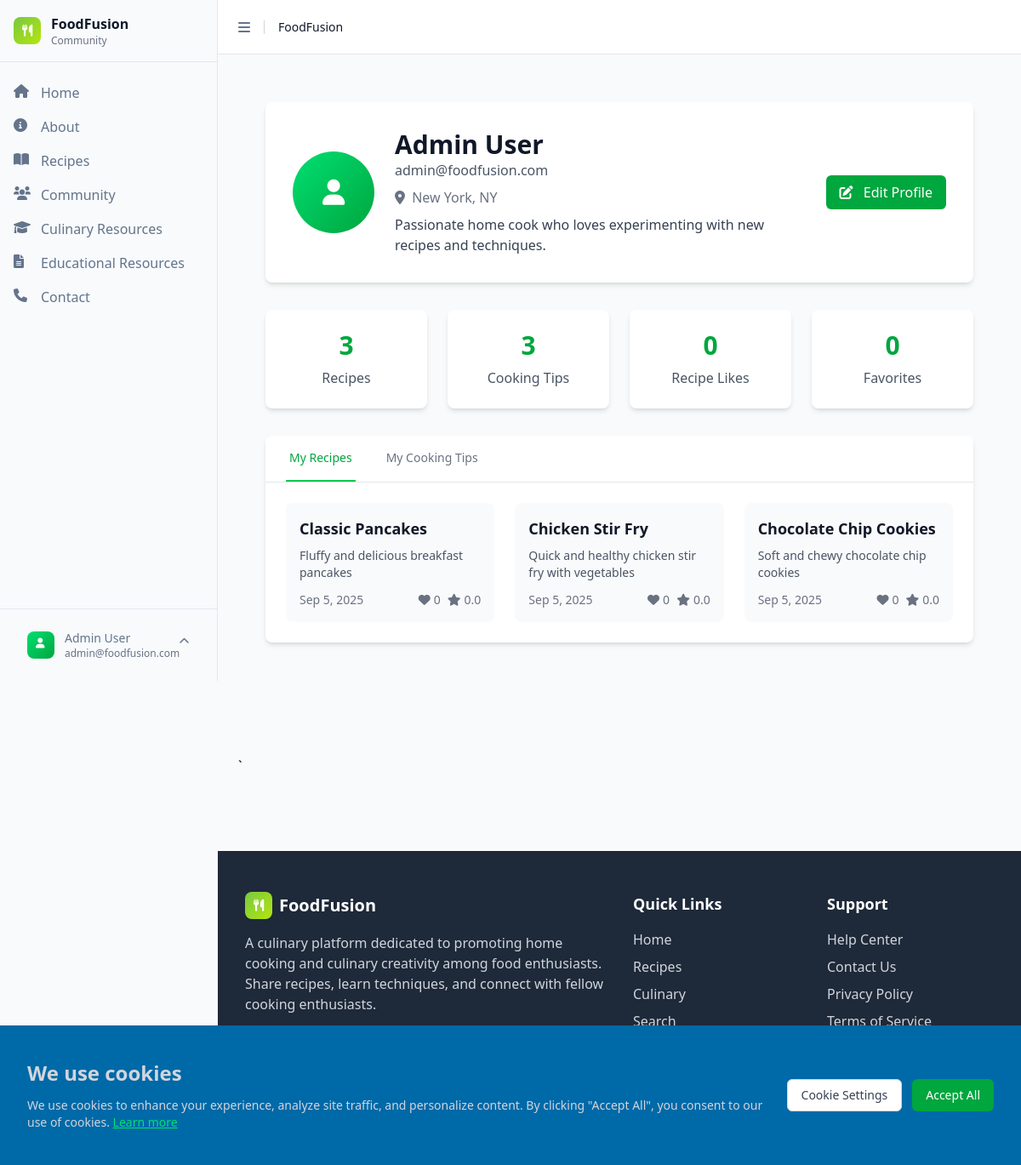
Screenshot of /index.php?page=profile (signed in) with the database file from the repository.
### tables this page shows
CREATE TABLE IF NOT EXISTS users (
    id INT AUTO_INCREMENT PRIMARY KEY,
    firstName VARCHAR(50) NOT NULL,
    lastName VARCHAR(50) NOT NULL,
    email VARCHAR(100) NOT NULL UNIQUE,
    password VARCHAR(255) NOT NULL,
    bio TEXT,
    location VARCHAR(100),
    website VARCHAR(255),
    profile_image VARCHAR(500),
    failed_login_attempts INT DEFAULT 0,
    last_failed_login TIMESTAMP NULL,
    account_locked_until TIMESTAMP NULL,
    created_at TIMESTAMP DEFAULT CURRENT_TIMESTAMP,
    updated_at TIMESTAMP DEFAULT CURRENT_TIMESTAMP ON UPDATE CURRENT_TIMESTAMP,
    INDEX idx_email (email),
    INDEX idx_name (firstName, lastName),
    INDEX idx_users_lockout (email, account_locked_until)
);

CREATE TABLE recipes (
    id INT AUTO_INCREMENT PRIMARY KEY,
    title VARCHAR(255) NOT NULL,
    description TEXT,
    instructions TEXT NOT NULL,
    cooking_time INT,
    difficulty ENUM('Easy', 'Medium', 'Hard') DEFAULT 'Medium',
    user_id INT NOT NULL,
    image_url VARCHAR(500),
    video_url VARCHAR(500),
    servings INT,
    cuisine_type_id INT,
    created_at TIMESTAMP DEFAULT CURRENT_TIMESTAMP,
    updated_at TIMESTAMP DEFAULT CURRENT_TIMESTAMP ON UPDATE CURRENT_TIMESTAMP,
    FOREIGN KEY (user_id) REFERENCES users(id) ON DELETE CASCADE,
    FOREIGN KEY (cuisine_type_id) REFERENCES cuisine_types(id) ON DELETE SET NULL
);

### includes/functions.php (called while the page is built, shortened)
<?php
require_once __DIR__ . '/../config/database.php';
function getUserById($id) {
    global $db;
    $stmt = $db->prepare("SELECT * FROM users WHERE id = ?");
    $stmt->execute([$id]);
    return $stmt->fetch();
}
function getAllRecipes($filters = []) {
    global $db;
    $whereClause = "WHERE 1=1";
    $params = [];
    if (!empty($filters['user_id'])) {
        $whereClause .= " AND r.user_id = ?";
        $params[] = $filters['user_id'];
    }
    $query = "SELECT r.*, u.firstName, u.lastName,
              GROUP_CONCAT(DISTINCT c.name) as categories,
              ct.name as cuisine_type,
              COALESCE(rr.avg_rating, 0) as average_rating,
              COALESCE(rr.total_ratings, 0) as total_ratings,
              COALESCE(rl.total_likes, 0) as total_likes
              FROM recipes r
              LEFT JOIN users u ON r.user_id = u.id
              LEFT JOIN recipe_dietary_preferences rc ON r.id = rc.recipe_id
              LEFT JOIN dietary_preferences c ON rc.category_id = c.id
              LEFT JOIN cuisine_types ct ON r.cuisine_type_id = ct.id
              LEFT JOIN (
                  SELECT recipe_id,
                         AVG(CAST(rating AS DECIMAL(3,2))) as avg_rating,
                         COUNT(*) as total_ratings
                  FROM recipe_reviews
                  GROUP BY recipe_id
              ) rr ON r.id = rr.recipe_id
              LEFT JOIN (
                  SELECT recipe_id, COUNT(*) as total_likes
                  FROM recipe_likes
                  GROUP BY recipe_id
              ) rl ON r.id = rl.recipe_id
              $whereClause
              GROUP BY r.id
              ORDER BY r.created_at DESC";
    $stmt = $db->prepare($query);
    $stmt->execute($params);
    $recipes = $stmt->fetchAll();
    foreach ($recipes as &$recipe) {
        if ($recipe['categories']) {
            $recipe['categories'] = explode(',', $recipe['categories']);
        } else {
            $recipe['categories'] = [];
        }
        $recipe['average_rating'] = (float) $recipe['average_rating'];
        $recipe['total_ratings'] = (int) $recipe['total_ratings'];
    }
    return $recipes;
}
function formatDate($date) {
    return date('M j, Y', strtotime($date));
}
?>

### pages/profile.php (the view, shortened to what this page needs)
<?php
include 'includes/header.php';
require_once __DIR__ . '/../includes/functions.php';
$userRecipes = getAllRecipes(['user_id' => $user['id']]);
$userTips = [];
try {
    global $db;
    $stmt = $db->prepare("SELECT * FROM cooking_tips WHERE user_id = ? ORDER BY created_at DESC");
    $stmt->execute([$user['id']]);
    $userTips = $stmt->fetchAll();
} catch (Exception $e) {
}
?>
<div class="min-h-screen bg-gray-50">
    <div class="max-w-7xl mx-auto px-4 sm:px-6 lg:px-8 py-8">
        <div class="bg-white rounded-lg shadow-md p-8 mb-8">
            <div class="flex flex-col md:flex-row items-start md:items-center space-y-4 md:space-y-0 md:space-x-6">
                <div class="flex-shrink-0">
                    <?php if ($user['profile_image']): ?>
                        <img src="uploads/<?php echo $user['profile_image']; ?>"
                             alt="Profile" class="w-24 h-24 rounded-full object-cover">
                    <?php else: ?>
                        <div class="w-24 h-24 rounded-full bg-gradient-to-br from-green-400 to-green-600 flex items-center justify-center">
                            <i class="fas fa-user text-white text-3xl"></i>
                        </div>
                    <?php endif; ?>
                </div>
                <div class="flex-1">
                    <h1 class="text-3xl font-bold text-gray-900">
                        <?php echo htmlspecialchars($user['firstName'] . ' ' . $user['lastName']); ?>
                    </h1>
                    <p class="text-gray-600 mb-2"><?php echo htmlspecialchars($user['email']); ?></p>
                    <?php if ($user['location']): ?>
                    <p class="text-gray-500 mb-2">
                        <i class="fas fa-map-marker-alt mr-1"></i>
                        <?php echo htmlspecialchars($user['location']); ?>
                    </p>
                    <?php endif; ?>
                    <?php if ($user['bio']): ?>
                    <p class="text-gray-700"><?php echo nl2br(htmlspecialchars($user['bio'])); ?></p>
                    <?php endif; ?>
                </div>
                <div class="flex space-x-4">
                    <a href="index.php?page=edit-profile"
                       class="bg-green-600 hover:bg-green-700 text-white px-4 py-2 rounded-md font-medium">
                        <i class="fas fa-edit mr-2"></i>
                        Edit Profile
                    </a>
                </div>
            </div>
        </div>
        <div class="grid grid-cols-1 md:grid-cols-4 gap-6 mb-8">
            <div class="bg-white rounded-lg shadow-md p-6 text-center">
                <div class="text-3xl font-bold text-green-600 mb-2"><?php echo count($userRecipes); ?></div>
                <div class="text-gray-600">Recipes</div>
            </div>
            <div class="bg-white rounded-lg shadow-md p-6 text-center">
                <div class="text-3xl font-bold text-green-600 mb-2"><?php echo count($userTips); ?></div>
                <div class="text-gray-600">Cooking Tips</div>
            </div>
            <div class="bg-white rounded-lg shadow-md p-6 text-center">
                <div class="text-3xl font-bold text-green-600 mb-2">
                    <?php
                    try {
                        global $db;
                        $stmt = $db->prepare("SELECT COUNT(*) as count FROM recipe_likes rl JOIN recipes r ON rl.recipe_id = r.id WHERE r.user_id = ?");
                        $stmt->execute([$user['id']]);
                        $result = $stmt->fetch();
                        echo $result['count'];
                    } catch (Exception $e) {
                        echo '0';
                    }
                    ?>
                </div>
                <div class="text-gray-600">Recipe Likes</div>
            </div>
            <div class="bg-white rounded-lg shadow-md p-6 text-center">
                <div class="text-3xl font-bold text-green-600 mb-2">
                    <?php
                    try {
                        global $db;
                        $stmt = $db->prepare("SELECT COUNT(*) as count FROM user_favorites WHERE user_id = ?");
                        $stmt->execute([$user['id']]);
                        $result = $stmt->fetch();
                        echo $result['count'];
                    } catch (Exception $e) {
                        echo '0';
                    }
                    ?>
                </div>
                <div class="text-gray-600">Favorites</div>
            </div>
        </div>
        <div class="bg-white rounded-lg shadow-md">
            <div class="border-b border-gray-200">
                <nav class="flex space-x-8 px-6">
                    <button onclick="showTab('recipes')" id="recipes-tab"
                            class="py-4 px-1 border-b-2 border-green-500 text-green-600 font-medium text-sm">
                        My Recipes
                    </button>
                    <button onclick="showTab('tips')" id="tips-tab"
                            class="py-4 px-1 border-b-2 border-transparent text-gray-500 hover:text-gray-700 font-medium text-sm">
                        My Cooking Tips
                    </button>
                </nav>
            </div>
            <div class="p-6">
                <div id="recipes-content" class="tab-content">
                    <?php if (!empty($userRecipes)): ?>
                    <div class="grid grid-cols-1 md:grid-cols-2 lg:grid-cols-3 gap-6">
                        <?php foreach ($userRecipes as $recipe): ?>
                        <div class="bg-gray-50 rounded-lg p-4 hover:shadow-md transition-shadow">
                            <h3 class="text-lg font-semibold text-gray-900 mb-2">
                                <a href="index.php?page=recipe-detail&id=<?php echo $recipe['id']; ?>"
                                   class="hover:text-green-600 transition-colors">
                                    <?php echo htmlspecialchars($recipe['title']); ?>
                                </a>
                            </h3>
                            <p class="text-gray-600 text-sm mb-3">
                                <?php echo htmlspecialchars(substr($recipe['description'], 0, 100)) . (strlen($recipe['description']) > 100 ? '...' : ''); ?>
                            </p>
                            <div class="flex items-center justify-between text-sm text-gray-500">
                                <span><?php echo formatDate($recipe['created_at']); ?></span>
                                <div class="flex items-center space-x-2">
                                    <span><i class="fas fa-heart mr-1"></i><?php echo $recipe['total_likes']; ?></span>
                                    <span><i class="fas fa-star mr-1"></i><?php echo number_format($recipe['average_rating'], 1); ?></span>
                                </div>
                            </div>
                        </div>
                        <?php endforeach; ?>
                    </div>
                    <?php endif; ?>
                </div>
            </div>
        </div>
    </div>
</div>
<?php include 'includes/footer.php'; ?>

### includes/header.php (shortened to what this page needs)
<!DOCTYPE html>
<html lang="en">
<head>
    <link href="src/output.css" rel="stylesheet">
    <link href="https://cdnjs.cloudflare.com/ajax/libs/font-awesome/6.0.0/css/all.min.css" rel="stylesheet">
</head>
<body class="bg-gray-50 min-h-screen">
    <aside id="sidebar" class="sidebar">
        <div class="sidebar-content">
            <div class="sidebar-header">
                <div class="flex items-center">
                    <div class="w-8 h-8 gradient-bg rounded-lg flex items-center justify-center mr-3">
                        <i class="fas fa-utensils text-white text-sm"></i>
                    </div>
                    <div class="flex-1">
                        <div class="font-semibold text-gray-900">FoodFusion</div>
                        <div class="text-xs text-gray-500">Community</div>
                    </div>
                </div>
            </div>
            <div class="sidebar-main">
                <div class="sidebar-group">
                    <ul class="sidebar-menu">
                        <li class="sidebar-menu-item">
                            <a href="index.php" class="sidebar-menu-button <?php echo ($page == 'home') ? 'active' : ''; ?>">
                                <i class="fas fa-home"></i>
                                <span>Home</span>
                            </a>
                        </li>
                        <li class="sidebar-menu-item">
                            <a href="index.php?page=about" class="sidebar-menu-button <?php echo ($page == 'about') ? 'active' : ''; ?>">
                                <i class="fas fa-info-circle"></i>
                                <span>About</span>
                            </a>
                        </li>
                        <li class="sidebar-menu-item">
                            <a href="index.php?page=recipes" class="sidebar-menu-button <?php echo ($page == 'recipes') ? 'active' : ''; ?>">
                                <i class="fas fa-book-open"></i>
                                <span>Recipes</span>
                            </a>
                        </li>
                        <li class="sidebar-menu-item">
                            <a href="index.php?page=community" class="sidebar-menu-button <?php echo ($page == 'community') ? 'active' : ''; ?>">
                                <i class="fas fa-users"></i>
                                <span>Community</span>
                            </a>
                        </li>
                        <li class="sidebar-menu-item">
                            <a href="index.php?page=culinary" class="sidebar-menu-button <?php echo ($page == 'culinary') ? 'active' : ''; ?>">
                                <i class="fas fa-graduation-cap"></i>
                                <span>Culinary Resources</span>
                            </a>
                        </li>
                        <li class="sidebar-menu-item">
                            <a href="index.php?page=resources" class="sidebar-menu-button <?php echo ($page == 'resources') ? 'active' : ''; ?>">
                                <i class="fas fa-file-text"></i>
                                <span>Educational Resources</span>
                            </a>
                        </li>
                        <li class="sidebar-menu-item">
                            <a href="index.php?page=contact" class="sidebar-menu-button <?php echo ($page == 'contact') ? 'active' : ''; ?>">
                                <i class="fas fa-phone"></i>
                                <span>Contact</span>
                            </a>
                        </li>
                    </ul>
                </div>
            </div>
            <?php if ($isLoggedIn): ?>
            <div class="sidebar-footer">
                <div class="user-dropdown" id="user-dropdown">
                    <button class="sidebar-menu-button w-full" onclick="toggleUserDropdown()">
                        <?php if ($user['profile_image']): ?>
                            <img src="uploads/<?php echo $user['profile_image']; ?>"
                                 alt="Profile" class="w-8 h-8 rounded-lg mr-3 object-cover">
                        <?php else: ?>
                            <div class="w-8 h-8 rounded-lg mr-3 bg-gradient-to-br from-green-400 to-green-600 flex items-center justify-center">
                                <i class="fas fa-user text-white text-xs ml-5 mt-1"></i>
                            </div>
                        <?php endif; ?>
                        <div class="flex-1 text-left">
                            <div class="font-medium text-sm"><?php echo htmlspecialchars($user['firstName'] . ' ' . $user['lastName']); ?></div>
                            <div class="text-xs text-gray-500"><?php echo htmlspecialchars($user['email']); ?></div>
                        </div>
                        <i class="fas fa-chevron-up text-xs"></i>
                    </button>
                </div>
            </div>
            <?php endif; ?>
        </div>
    </aside>
    <?php include 'includes/cookie-banner.php'; ?>
    <div id="main-content" class="main-content">
        <header class="main-header">
            <div class="flex items-center gap-2">
                <button class="sidebar-trigger" onclick="toggleSidebar()">
                    <i class="fas fa-bars"></i>
                </button>
                <div class="text-sm font-medium text-gray-900">FoodFusion</div>
            </div>
        </header>
        <main class="flex-1 p-6">

### rows the page displays
users: firstName+lastName "Admin User", email "admin@foodfusion.com", location "New York, NY", bio "Passionate home cook who loves experimenting with new recipes and techniques."
recipes: title "Classic Pancakes", description "Fluffy and delicious breakfast pancakes", created_at "Sep 5, 2025", total_likes "0", average_rating "0.0"
recipes: title "Chicken Stir Fry", description "Quick and healthy chicken stir fry with vegetables", created_at "Sep 5, 2025", total_likes "0", average_rating "0.0"
recipes: title "Chocolate Chip Cookies", description "Soft and chewy chocolate chip cookies", created_at "Sep 5, 2025", total_likes "0", average_rating "0.0"

### other values shown
count($userRecipes) "3"
count($userTips) "3"
$result['count'] "0"
